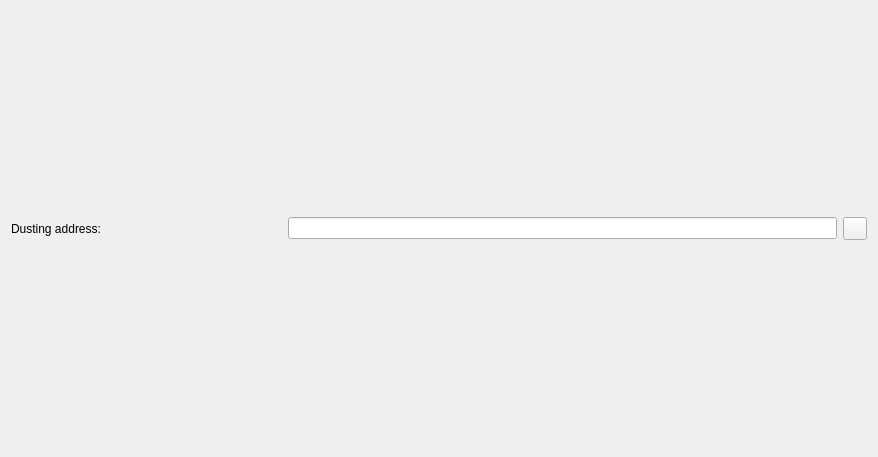
<?xml version="1.0" encoding="UTF-8"?>
<ui version="4.0">
 <class>DustingGui</class>
 <widget class="QDialog" name="DustingGuiPage">
  <property name="geometry">
   <rect>
    <x>0</x>
    <y>0</y>
    <width>878</width>
    <height>457</height>
   </rect>
  </property>
  <property name="windowTitle">
   <string>Wallet duster</string>
  </property>
  <layout class="QVBoxLayout" name="verticalLayout">
   <item>
    <layout class="QGridLayout" name="mainLayout">
     <item row="1" column="0" colspan="2">
      <widget class="QLabel">
       <property name="font">
       </property>
       <property name="text">
        <string>Dusting address:</string>
       </property>
      </widget>
     </item>
     <item row="1" column="1" colspan="2">
      <widget class="QLineEdit" name="dustAddress">
      </widget>
     </item>
     <item row="1" column="3" colspan="1">
      <widget class="QToolButton" name="addressBookButton">
       <property name="toolTip">
        <string>Choose address from address book</string>
       </property>
       <property name="text">
        <string/>
       </property>
       <property name="icon">
        <iconset resource="../soteria.qrc">
         <normaloff>:/icons/address-book</normaloff>:/icons/address-book</iconset>
       </property>
      </widget>
     </item>
    </layout>
   </item>
  </layout>
 </widget>
 <resources>
  <include location="../soteria.qrc"/>
 </resources>
 <connections/>
</ui>
